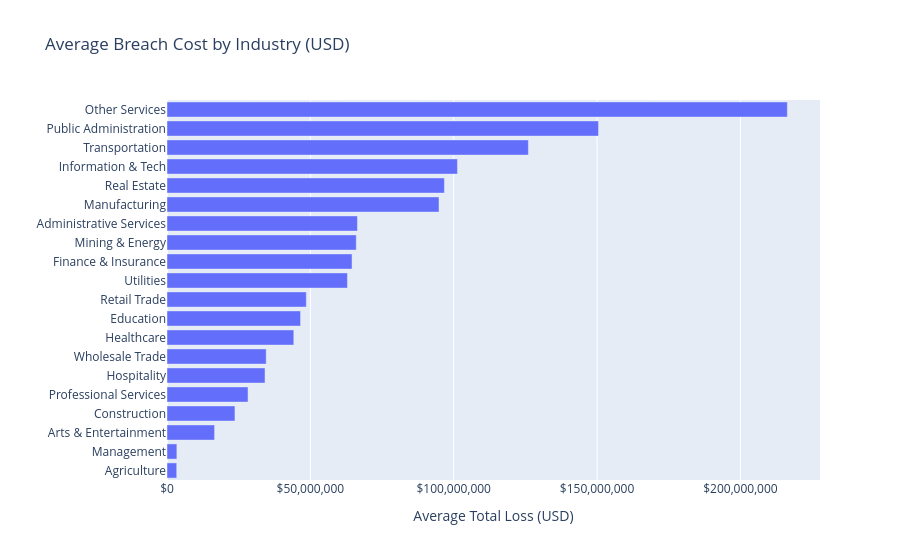

Notebook source saved alongside this figure:
### Code cell
plot_cost_by_industry(df).show()

### Figure 1 — Plotly figure (JSON) as saved in the notebook; plotly's stock layout.template omitted (floating-point values rounded to 4 significant figures)
{"data": [{"hovertemplate": "Average Total Loss (USD)=%{x}<br>=%{y}<extra></extra>", "legendgroup": "", "marker": {"color": "#636efa", "pattern": {"shape": ""}}, "name": "", "orientation": "h", "showlegend": false, "textposition": "auto", "type": "bar", "x": [3391000.0, 3441000.0, 16590000.0, 23700000.0, 28260000.0, 34190000.0, 34600000.0, 44220000.0, 46580000.0, 48590000.0, 62940000.0, 64530000.0, 66010000.0, 66420000.0, 94870000.0, 96750000.0, 101300000.0, 126000000.0, 150500000.0, 216400000.0], "xaxis": "x", "y": ["Agriculture", "Management", "Arts & Entertainment", "Construction", "Professional Services", "Hospitality", "Wholesale Trade", "Healthcare", "Education", "Retail Trade", "Utilities", "Finance & Insurance", "Mining & Energy", "Administrative Services", "Manufacturing", "Real Estate", "Information & Tech", "Transportation", "Public Administration", "Other Services"], "yaxis": "y"}], "layout": {"autosize": true, "barmode": "relative", "legend": {"tracegroupgap": 0}, "title": {"text": "Average Breach Cost by Industry (USD)"}, "xaxis": {"anchor": "y", "autorange": true, "domain": [0, 1], "range": [0, 227700000.0], "tickformat": "$,.0f", "title": {"text": "Average Total Loss (USD)"}, "type": "linear"}, "yaxis": {"anchor": "x", "autorange": true, "domain": [0, 1], "range": [-0.5, 19.5], "title": {"text": ""}, "type": "category"}}}
